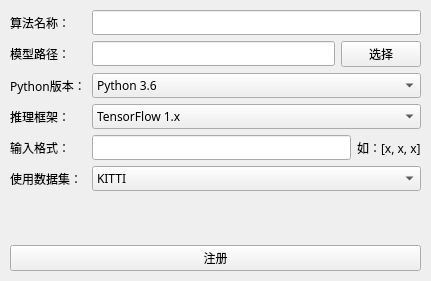
<?xml version="1.0" encoding="UTF-8"?>
<ui version="4.0">
 <class>Form</class>
 <widget class="QWidget" name="Form">
  <property name="geometry">
   <rect>
    <x>0</x>
    <y>0</y>
    <width>431</width>
    <height>281</height>
   </rect>
  </property>
  <property name="windowTitle">
   <string>Form</string>
  </property>
  <widget class="QWidget" name="verticalLayoutWidget">
   <property name="geometry">
    <rect>
     <x>10</x>
     <y>10</y>
     <width>411</width>
     <height>261</height>
    </rect>
   </property>
   <property name="font">
    <font>
     <family>黑体</family>
    </font>
   </property>
   <layout class="QVBoxLayout" name="verticalLayout">
    <item>
     <layout class="QFormLayout" name="formLayout">
      <item row="0" column="0">
       <widget class="QLabel" name="label">
        <property name="font">
         <font>
          <family>黑体</family>
         </font>
        </property>
        <property name="text">
         <string>算法名称：</string>
        </property>
       </widget>
      </item>
      <item row="0" column="1">
       <widget class="QLineEdit" name="lineEdit">
        <property name="font">
         <font>
          <family>黑体</family>
         </font>
        </property>
       </widget>
      </item>
      <item row="1" column="0">
       <widget class="QLabel" name="label_2">
        <property name="font">
         <font>
          <family>黑体</family>
         </font>
        </property>
        <property name="text">
         <string>模型路径：</string>
        </property>
       </widget>
      </item>
      <item row="1" column="1">
       <layout class="QHBoxLayout" name="horizontalLayout">
        <item>
         <widget class="QLineEdit" name="lineEdit_2">
          <property name="font">
           <font>
            <family>黑体</family>
           </font>
          </property>
         </widget>
        </item>
        <item>
         <widget class="QPushButton" name="pushButton">
          <property name="font">
           <font>
            <family>黑体</family>
           </font>
          </property>
          <property name="text">
           <string>选择</string>
          </property>
         </widget>
        </item>
       </layout>
      </item>
      <item row="2" column="0">
       <widget class="QLabel" name="label_3">
        <property name="font">
         <font>
          <family>黑体</family>
         </font>
        </property>
        <property name="text">
         <string>Python版本：</string>
        </property>
       </widget>
      </item>
      <item row="2" column="1">
       <widget class="QComboBox" name="comboBox">
        <property name="font">
         <font>
          <family>黑体</family>
         </font>
        </property>
        <item>
         <property name="text">
          <string>Python 3.6</string>
         </property>
        </item>
        <item>
         <property name="text">
          <string>Python 3.8</string>
         </property>
        </item>
        <item>
         <property name="text">
          <string>Python 2.6</string>
         </property>
        </item>
       </widget>
      </item>
      <item row="3" column="0">
       <widget class="QLabel" name="label_4">
        <property name="font">
         <font>
          <family>黑体</family>
         </font>
        </property>
        <property name="text">
         <string>推理框架：</string>
        </property>
       </widget>
      </item>
      <item row="3" column="1">
       <widget class="QComboBox" name="comboBox_2">
        <property name="font">
         <font>
          <family>黑体</family>
         </font>
        </property>
        <item>
         <property name="text">
          <string>TensorFlow 1.x</string>
         </property>
        </item>
        <item>
         <property name="text">
          <string>TensorFlow 2.x</string>
         </property>
        </item>
        <item>
         <property name="text">
          <string>Pytorch</string>
         </property>
        </item>
       </widget>
      </item>
      <item row="4" column="0">
       <widget class="QLabel" name="label_5">
        <property name="font">
         <font>
          <family>黑体</family>
         </font>
        </property>
        <property name="text">
         <string>输入格式：</string>
        </property>
       </widget>
      </item>
      <item row="4" column="1">
       <layout class="QHBoxLayout" name="horizontalLayout_2">
        <item>
         <widget class="QLineEdit" name="lineEdit_3">
          <property name="font">
           <font>
            <family>黑体</family>
           </font>
          </property>
         </widget>
        </item>
        <item>
         <widget class="QLabel" name="label_6">
          <property name="font">
           <font>
            <family>黑体</family>
           </font>
          </property>
          <property name="text">
           <string>如：[x, x, x]</string>
          </property>
         </widget>
        </item>
       </layout>
      </item>
      <item row="5" column="0">
       <widget class="QLabel" name="label_9">
        <property name="font">
         <font>
          <family>黑体</family>
         </font>
        </property>
        <property name="text">
         <string>使用数据集：</string>
        </property>
       </widget>
      </item>
      <item row="5" column="1">
       <widget class="QComboBox" name="comboBox_3">
        <property name="font">
         <font>
          <family>黑体</family>
         </font>
        </property>
        <item>
         <property name="text">
          <string>KITTI</string>
         </property>
        </item>
        <item>
         <property name="text">
          <string>ModelNet40</string>
         </property>
        </item>
       </widget>
      </item>
     </layout>
    </item>
    <item>
     <widget class="QPushButton" name="pushButton_2">
      <property name="font">
       <font>
        <family>黑体</family>
       </font>
      </property>
      <property name="text">
       <string>注册</string>
      </property>
     </widget>
    </item>
   </layout>
  </widget>
 </widget>
 <resources/>
 <connections/>
</ui>
